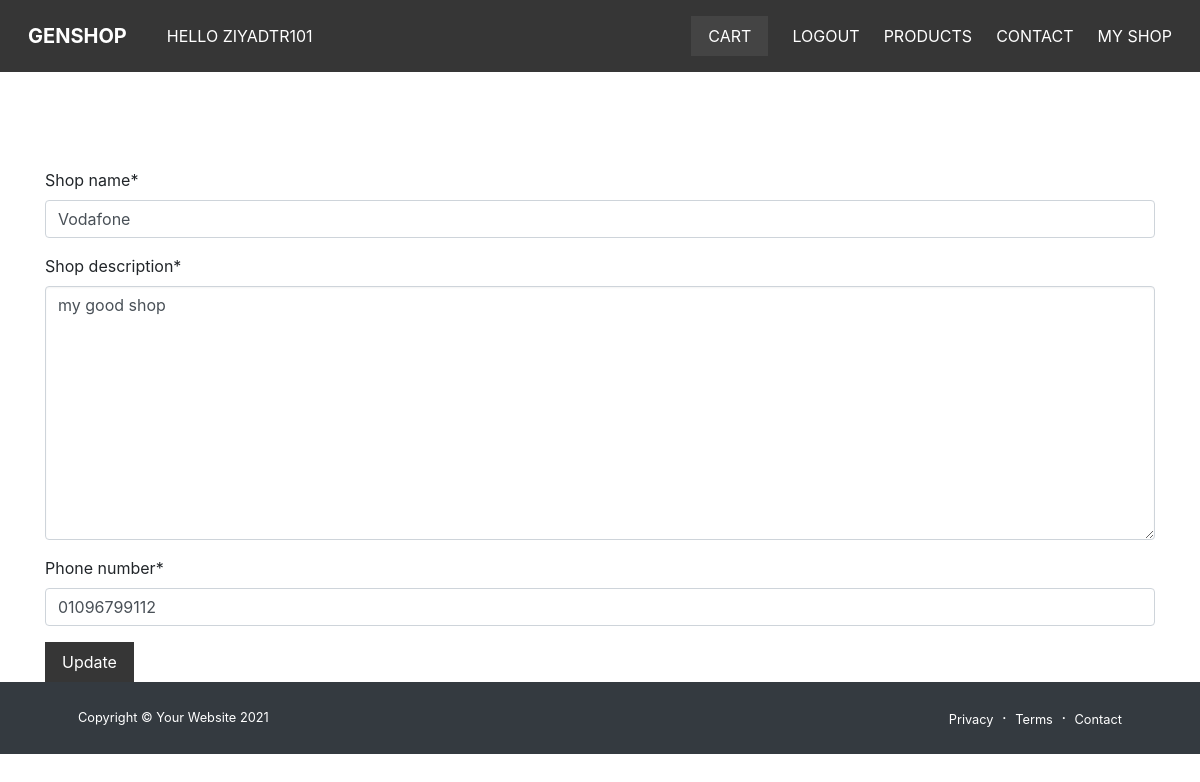
The app's page /vendor/3/ (signed in) with its own data.
### core/models.py (models this page shows)
class User(AbstractUser):
    USERNAME_FIELD = 'email'
    email = models.EmailField(blank=False, unique=True)
    REQUIRED_FIELDS = []
    def get_username(self):
        return self.email.split("@")[0]
    def get_profile(self):
        return self.userprofile_set.all()[0]

### vendor/models.py (models this page shows, shortened)
class Vendor(models.Model):
    vendor = models.OneToOneField(get_user_model(), on_delete=models.CASCADE)
    shop_name = models.CharField(max_length=50)
    shop_description = models.TextField()
    phone_number = models.CharField(max_length=50)
    slug = models.SlugField()
    created_at = models.DateTimeField(auto_now_add=True)
    updated_at = models.DateTimeField(auto_now=True)

### vendor/views.py (the view)
# urls.py: path('<int:pk>/', views.VendorUpdateView.as_view(), name="vendor_update"),
class VendorUpdateView(UpdateView):
    template_name = 'vendor/vendor_update.html'
    model = models.Vendor
    fields = ['shop_name', 'shop_description', 'phone_number']

### shop/cart.py (called while the page is built)
    def __len__(self):
        return sum(item['quantity'] for item in self.cart.values())

### shop/context_processor.py (called while the page is built)
def cart(request):
    return {'cart': Cart(request)}

### vendor/templates/vendor/vendor_update.html (shortened to what this page needs)
{% extends 'core/base.html' %}
{% load crispy_forms_tags %}
{% block content %}
    <form action="" method="POST">
        {{ form|crispy }}
        <button class="button is-dark text-is-white">Update</button>
    </form>
{% endblock content %}

### core/templates/core/base.html (shortened to what this page needs)
{% load static %}
<!DOCTYPE html>
<html>
    <head>
        <link rel="stylesheet" href="https://cdn.jsdelivr.net/npm/bulma@0.9.1/css/bulma.min.css">
        <link rel="stylesheet" href="https://stackpath.bootstrapcdn.com/bootstrap/4.3.1/css/bootstrap.min.css">
        <link rel="stylesheet" href="{% static 'css/main.css' %}">
    </head>
    <body>
        <nav class="navbar is-dark">
            <div class="navbar-brand">
                <a href="/" class="navbar-item"><strong>Genshop</strong></a>
            </div>
            {% if request.user.is_authenticated %}
                <span class="navbar-item has-text-white">Hello {{ request.user.get_username }}</span>
            {% endif %}
            <div class="navbar-menu" id="main-navbar">
                <div class="navbar-end">
                    <div class="navbar-item">
                        <a href="{% url 'cart' %}" class="button is-dark">Cart{% if cart %} ({{ cart|length }}){% endif %}</a>
                    </div>
                    {% if request.user.is_authenticated %}
                    <a href="{% url 'account_logout' %}" class="navbar-item">Logout</a>
                    {% else %}
                    <a href="{% url 'account_signup' %}" class="navbar-item">Sign Up</a>
                    <a href="{% url 'account_login' %}" class="navbar-item">Login</a>
                    {% endif %}
                    <a href="{% url 'products' %}" class="navbar-item">Products</a>
                    <a href="{% url 'contact' %}" class="navbar-item">Contact</a>
                    {% if request.user.get_profile.is_vendor %}
                        <a class="navbar-item" href="{% url 'vendor_shop' %}">My shop</a>
                    {% endif %}
                </div>
            </div>
        </nav>
        <section class="section"></section>
            <div class="container">
                {% block content %}
                {% endblock content %}
            </div>
        <footer class="bg-dark py-4 mt-auto position-relative">
            <div class="container px-5">
                <div class="row align-items-center justify-content-between flex-column flex-sm-row">
                    <div class="col-auto"><div class="small m-0 text-white">Copyright &copy; Your Website 2021</div></div>
                    <div class="col-auto">
                        <a class="link-light small has-text-white" href="#!">Privacy</a>
                        <span class="text-white mx-1">&middot;</span>
                        <a class="link-light small has-text-white" href="#!">Terms</a>
                        <span class="text-white mx-1">&middot;</span>
                        <a class="link-light small has-text-white" href="#!">Contact</a>
                    </div>
                </div>
            </div>
        </footer>
    </body>
</html>

### core/static/css/main.css (style rules this page uses)
.navbar { text-transform: uppercase; }
.navbar .is-dark { background: #444; }
.input, .button { border-radius: 0; }

### records on screen
User: user.get_username "ZIYADTR101"
Vendor: shop_name "Vodafone", shop_description "my good shop", phone_number "01096799112"
